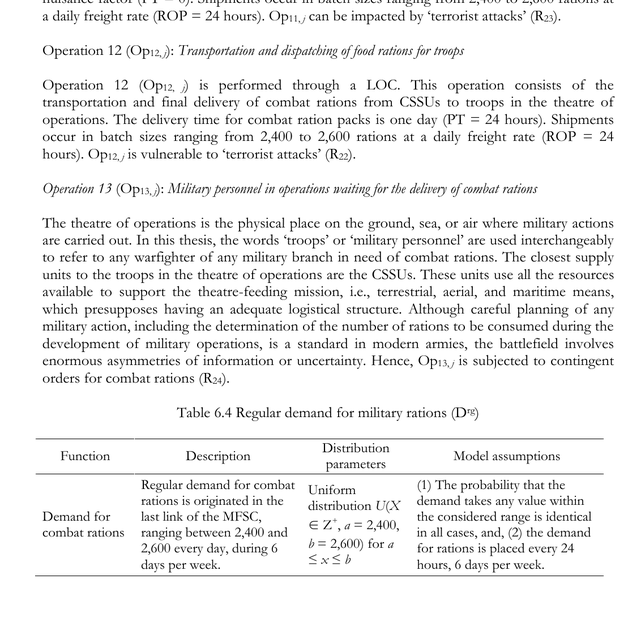
#> input picture deliverables/figures/thesis_fig62_reference.png, 628 x 635 px, shrunk from 1109 x 1122 before the run
$ python build_review_pdf.py
#> lines starting #> are read from the running program, lines starting #| are printed output that depends on the picture
#!/usr/bin/env python3
"""Multi-page review PDF: figure audit + formula verification + deliverable status."""
import matplotlib
matplotlib.use("Agg")
import matplotlib.pyplot as plt
import matplotlib.image as mpimg
from matplotlib.backends.backend_pdf import PdfPages
from pathlib import Path

D = Path(__file__).resolve().parent
OUT = D.parent / "REVIEW_figures_and_formulas_2026-07-23.pdf"
INK, MUTED, BLUE = "#1A1A1A", "#5A6570", "#2B6CB0"
plt.rcParams.update({"font.family": "Helvetica"})

FIGS = [
    ("fig1_mfsc_flow", "Figure M1 - MFSC 13-operation flow (thesis Fig. 6.2 modernized)",
     "AUDITED: all PT/Q/ROP values verified against thesis SS6.3.3; risk chips per op verified."),
    ("fig2_framework", "Figure M3 - Program Q experimental framework",
     "AUDITED: hyperparameters and 21-dim observation verified vs frozen contracts; overflow fixed."),
    ("fig3_ladder", "Comparator ladder (L0-L4)",
     "AUDITED: level semantics match the claim-boundary tables; geometry fixed."),
    ("fig4_results", "Program Q results by cell",
     "AUDITED: all 11 numbers verified PRESENT in Submission A source_of_truth.json."),
    ("fig5_ret_tree", "Figure M4 - ReT scoring branches",
     "AUDITED: 4 branches EXACT vs canonical excel_ret_value() (0/47,546 vs Excel); overlap fixed."),
    ("fig6_timeline", "Figure M2 - Episode structure",
     "AUDITED: offsets 24/72/120 h (batches), 30-150 h (orders), 1,344 h clearance verified."),
]

with PdfPages(OUT) as pdf:
    # ---- title page
    fig = plt.figure(figsize=(8.5, 11))
    fig.text(0.08, 0.90, "SCRES-IA - Figure & formula review", fontsize=22,
             weight="bold", color=INK)
    fig.text(0.08, 0.865, "C&IE manuscript deliverables - 23 July 2026", fontsize=12, color=BLUE)
    body = (
        "FORMULA VERIFICATION (the critical check)\n"
        "  All four ReT branches in the DOCX and in Figure M4 were verified against the\n"
        "  canonical implementation excel_ret_value() in supply_chain/garrido_replication.py\n"
        "  (the function that reproduces 47,546 workbook rows with zero mismatches):\n"
        "     risk active, AP>0            ->  Re_j = AP_j / LT            EXACT\n"
        "     risk active, AP=0, RP>0      ->  Re_j = 0.5 / RP_j           EXACT\n"
        "     risk active, no recovery     ->  Re_j = 0                    EXACT\n"
        "     no risk                      ->  Re_j = 1 - (B_tj+U_tj)/j    EXACT\n\n"
        "NUMBER VERIFICATION\n"
        "  The 11 result numbers in Figure 4 (deltas, LCBs, latencies) are all present in\n"
        "  papers/submission_a_program_q/source_of_truth.json (Submission A branch).\n\n"
        "ELSEVIER COMPLIANCE APPLIED\n"
        "  Double-column width 185 mm; minimum lettering >= 6 pt; line work >= 0.25 pt;\n"
        "  vector PDF (fonts embedded, Type 42) + 300 dpi PNG; palette passes the six\n"
        "  colorblind-safety checks (validated by script, not by eye).\n\n"
        "DELIVERABLES\n"
        "  v0_neuralNet-scres_DES_section_updated.docx  (v.0 with Section 3.3 replaced;\n"
        "    style preserved; 4 figures embedded; KAN section and all other content intact)\n"
        "  deliverables/figures/*.pdf|png  (6 publication figures + this review)\n\n"
        "KNOWN LIMIT\n"
        "  Figure M1 omits the R3 black-swan chips shown in thesis Fig. 6.2 on Op5/6/7/9\n"
        "  (space); add before submission if the risk-active experiments are included."
    )
    fig.text(0.08, 0.83, body, fontsize=9.3, color=INK, va="top", family="Courier New")
    pdf.savefig(fig); plt.close(fig)

    # ---- side-by-side fidelity page: thesis Fig 6.2 vs our Figure M1
    fig, axes = plt.subplots(2, 1, figsize=(8.5, 11))
    axes[0].imshow(mpimg.imread(D / "thesis_fig62_reference.png")); axes[0].axis("off")
    axes[0].set_title("Thesis Figure 6.2 (Garrido-Rios 2017, p. 88) - source reference",
                      fontsize=10, color=MUTED)
    axes[1].imshow(mpimg.imread(D / "fig1_mfsc_flow.png")); axes[1].axis("off")
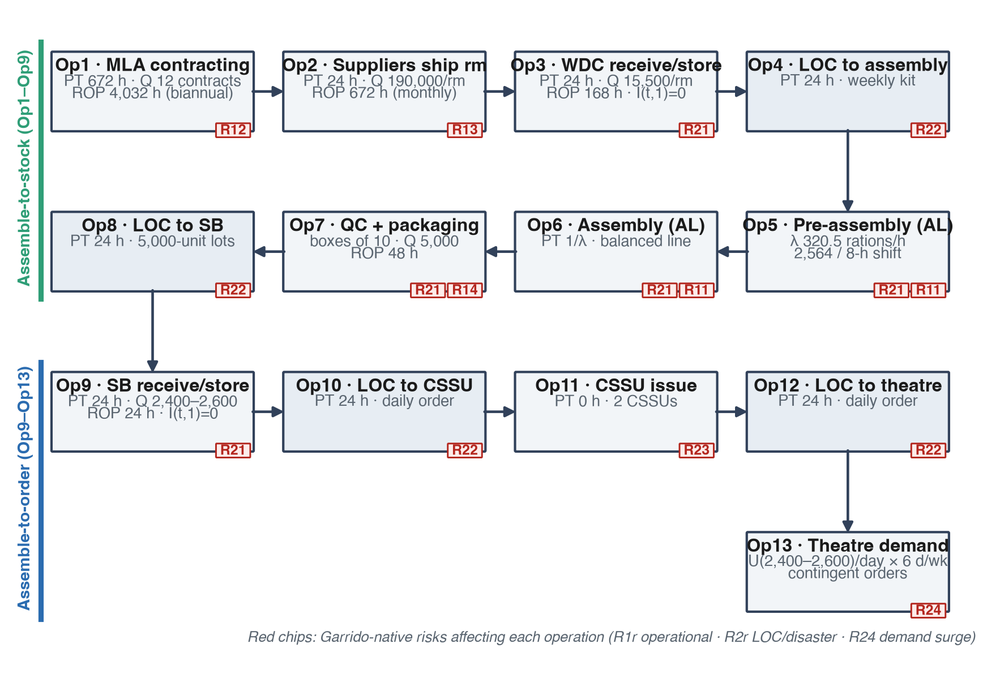
#> input picture deliverables/figures/fig1_mfsc_flow.png, 1000 x 674 px, shrunk from 1766 x 1191 before the run
    axes[1].set_title("Our Figure M1 - same topology, PT/Q/ROP and per-op risks preserved",
                      fontsize=10, color=BLUE)
    fig.tight_layout()
    pdf.savefig(fig); plt.close(fig)
#> after `pdf.savefig(fig)`:
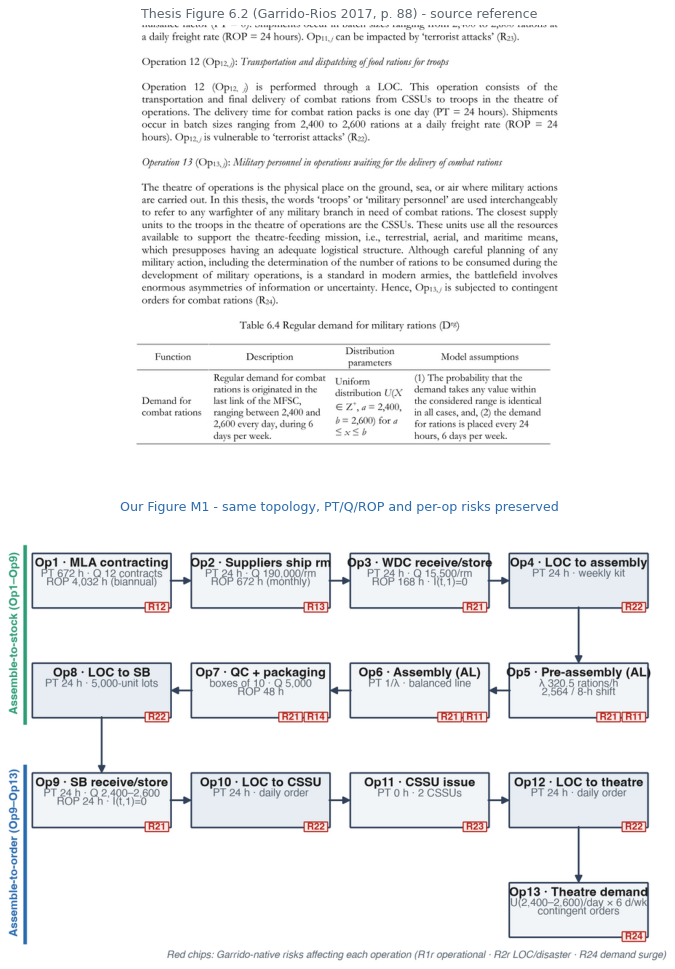
#> figure drawn by matplotlib, 2 panels

    # ---- one page per figure
    for name, title, audit in FIGS:
        img = mpimg.imread(D / f"{name}.png")
#> img is the input picture: shape (674, 1000, 4) float32; mean R, G, B, A 0.926, 0.931, 0.938, 1
        h, w = img.shape[:2]
#> h = 674; w = 1000
#> (the run stopped early here; a loop or call above may not have finished)
